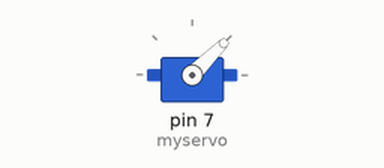
This sketch was run on a simulated Arduino Uno, built with avr-gcc and run on an emulated ATmega328P. On the bench: servo.

Above: at 0.05 s.
At 1.7 s:
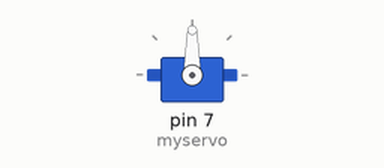
At 3.4 s:
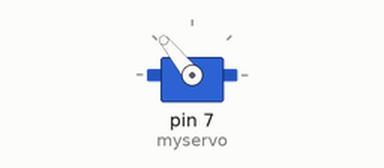
At 6.8 s:
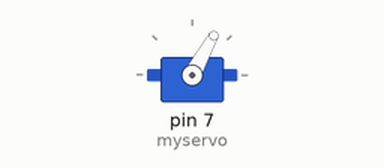
Timing chart, 0 to 9.8 s (numbered marks = the images above):
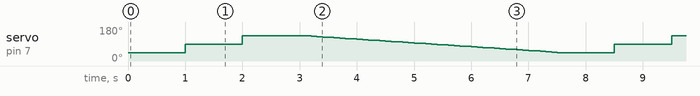

The sketch:

ServoLoop.ino
```cpp
#include <Servo.h>

Servo myservo;
int i;

void setup() {
  // put your setup code here, to run once:
  myservo.attach(7);
}

void loop() {
  // put your main code here, to run repeatedly:
  myservo.write(45);
  delay(1000);
  myservo.write(90);
  delay(1000);
  myservo.write(135);
  delay(1000);
  for(i=135;i>45;i-=2){
    myservo.write(i);
    delay(100);
  }
}
```
